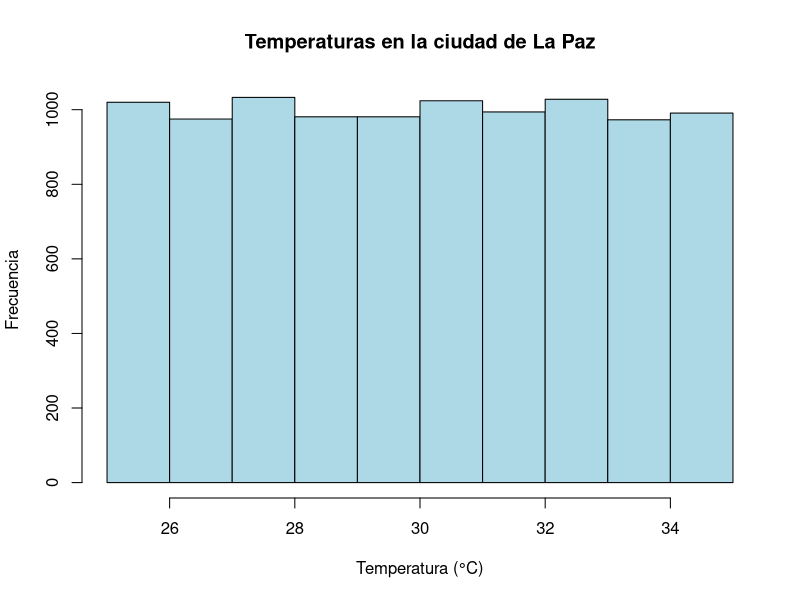
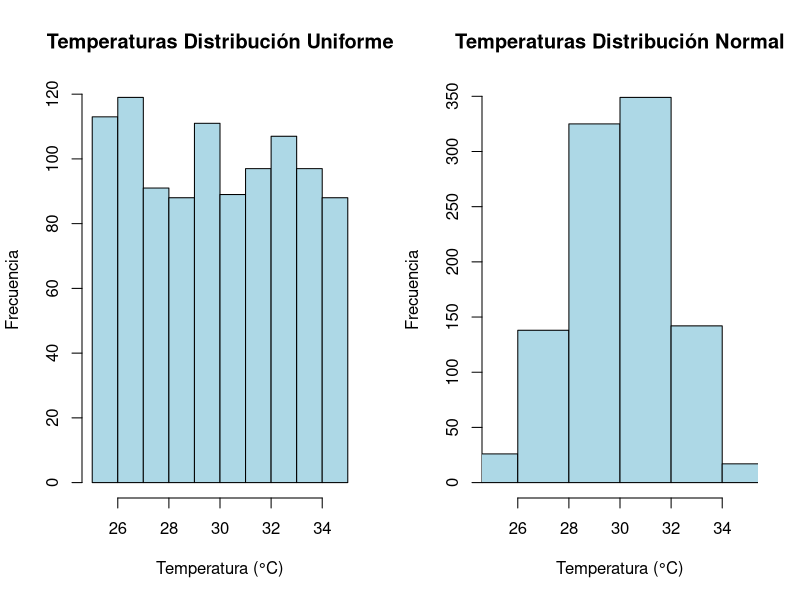
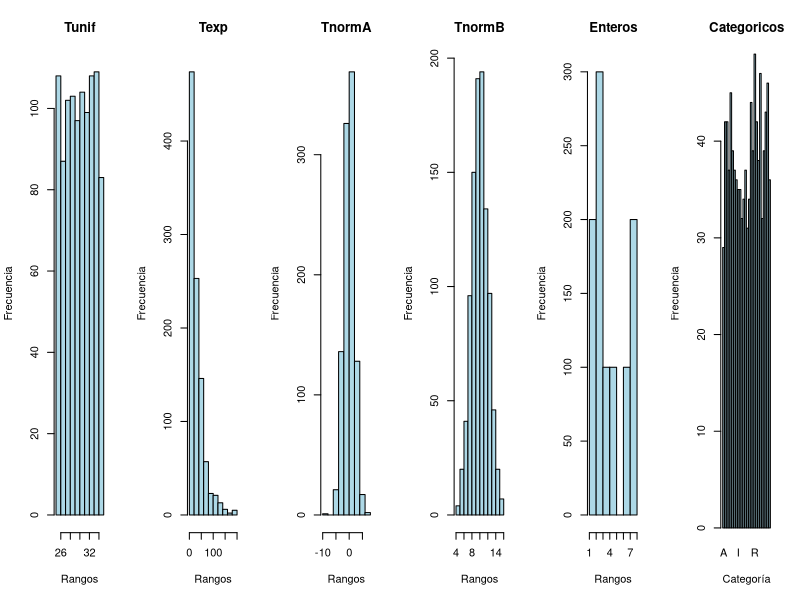

R code for these plots, in order:
temp <- runif(10000,min=25,max=35)

hist(temp, 
     main = "Temperaturas en la ciudad de La Paz", 
     xlab = "Temperatura (°C)", 
     ylab = "Frecuencia", 
     col = "lightblue", 
     border = "black",
    breaks = 9,
     xlim = c(25, 35))


# Tabla con dos variables
df <- data.frame(
    "Tunif"=runif(1000,min=25,max=35),
    "Tnorm"=rnorm(1000,mean=30,sd=2)
)

# Histograma de dos variables
par(mfrow=c(1,2))
hist(df$Tunif, 
     main = "Temperaturas Distribución Uniforme", 
     xlab = "Temperatura (°C)", 
     ylab = "Frecuencia", 
     col = "lightblue", 
     border = "black",
    breaks = 9,
     xlim = c(25, 35))
hist(df$Tnorm, 
     main = "Temperaturas Distribución Normal", 
     xlab = "Temperatura (°C)", 
     ylab = "Frecuencia", 
     col = "lightblue", 
     border = "black",
    breaks = 9,
     xlim = c(25, 35))


HistogramasTabla <- function(df){
     namvars <- names(df)
     n <- length(namvars)
     par(mfrow = c(1, n)) # Una fila, n columnas
     for(var in namvars){
          # Histograma para cada variable
          if(is.numeric(df[[var]])){
               hist(df[[var]], 
                    main = var, 
                    xlab = "Rangos", 
                    ylab = "Frecuencia", 
                    col = "lightblue", 
                    border = "black",
                    breaks = 9)
          } else{
               # Gráfico de barras para variables categóricas
               barplot(table(df[[var]]), 
                       main = var, 
                       xlab = "Categoría", 
                       ylab = "Frecuencia", 
                       col = "lightblue", 
                       border = "black")
          }
     }
     par(mfrow = c(1, 1)) # Regresar a una sola gráfica
}


tabla <- data.frame(
    "Tunif"=runif(1000,min=25,max=35),
    "Texp"=rexp(1000,rate = 1/30),
    "TnormA"=rnorm(1000,mean=0,sd=2),
    "TnormB"=rnorm(1000,mean=10,sd=2),
    "Enteros"=sample(1:10,10,replace = TRUE),
    "Categoricos"=sample(LETTERS[1:26],1000,replace = TRUE)
)

HistogramasTabla(tabla)

write.csv(tabla, file = "misdatos.csv", row.names = FALSE)
# Cargar la tabla
